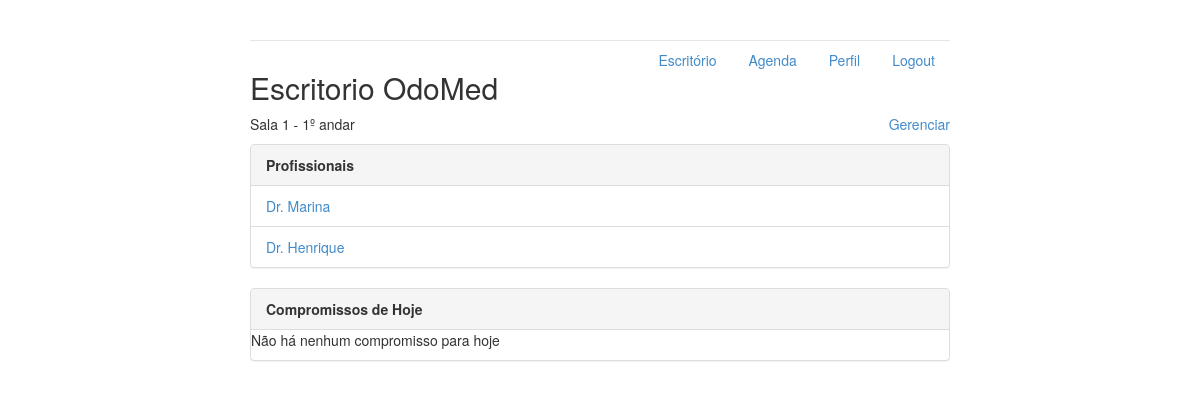
Screenshot of / (signed in) with the database file from the repository.
### agenda/models.py (models this page shows, shortened)
class Escritorio(models.Model):
    nome_escritorio = models.CharField(max_length=120)
    servico = models.CharField(max_length=120)
    def __init__(self, *args, **kwargs):
        super().__init__(*args, **kwargs)
    def __str__(self):
        return self.nome_escritorio

class Sala(models.Model):
    numero = models.CharField(max_length=3)
    andar = models.CharField(max_length=2)
    escritorio = models.ForeignKey(Escritorio, on_delete=models.CASCADE, related_name='salas', null=True)
    def __init__(self, *args, **kwargs):
        super().__init__(*args, **kwargs)

class Profissional(models.Model):
    nome = models.CharField(max_length=120)
    telefone = models.CharField(max_length=10)
    profissao = models.CharField(max_length=120)
    escritorio = models.ForeignKey(Escritorio, on_delete=models.CASCADE, related_name="profissionais", null=True)
    gerente = models.BooleanField(default=False)
    STATUS = (
        ('A', 'Ausente'),
        ('D', 'Disponível'),
        ('O', 'Ocupado'),
    )
    status = models.CharField(max_length=1, choices=STATUS, default='A')
    usuario = models.OneToOneField(User, related_name="profissional", on_delete=models.CASCADE)
    def __init__(self, *args, **kwargs):
        super().__init__(*args, **kwargs)

### agenda/views.py (the view)
# urls.py: url(r'^$', views.index, name='index'),
@login_required
def index(request):
    perfil = perfilLogado(request)
    print(perfil.escritorio)
    if perfil.escritorio == None:
        return redirect('novoProfissional')
    escritorio = perfil.escritorio
    profissionais = Profissional.objects.filter(escritorio=escritorio)
    salas = Sala.objects.filter(escritorio=escritorio)
    compromissos = ItemAgenda.objects.filter(escritorio=escritorio, data=date.today()).order_by('horario')
    return render(request,'index.html', {'escritorio':escritorio, 'profissionais':profissionais, 'salas':salas,
                                         'compromissos':compromissos, 'perfilLogado':perfil})

### agenda/views.py (called while the page is built)
@login_required
def perfilLogado(request):
    return request.user.profissional

### agenda/templates/index.html
{% extends 'base.html' %}
{% block body %}
    <h2>Escritorio {{ escritorio.nome_escritorio }}</h2>
    {% if perfilLogado.gerente %}
        <a href="{% url 'gerenciar' %}"><span class="pull-right">Gerenciar</span></a>
    {% endif %}
    {% for sala in salas %}
        <p>Sala {{ sala.numero }} - {{ sala.andar }}º andar</p>
    {% endfor %}
    <div class="panel panel-default">
        <div class="panel-heading">
            <strong>Profissionais</strong>
        </div>
        {% if profissionais %}
            <ul class="list-group">
            {% for profissional in profissionais %}
                <li class="list-group-item">
                    <a href="{% url 'perfil' profissional.id %}">{{ profissional.nome }}</a>
                </li>
            {% endfor %}
            </ul>
        {% else %}
            <p>Não há nenhum profissional</p>
        {% endif %}
    </div>
    <div class="panel panel-default">
        <div class="panel-heading">
            <strong>Compromissos de Hoje</strong>
        </div>
        {% if compromissos %}
            <ul class="list-group">
            {% for compromisso in compromissos %}
                <li class="list-group-item">
                    <a href="{% url 'compromisso' compromisso.id %}">{{ compromisso }}</a>
                    <p class="pull-right">{{ compromisso.horario }}</p>
                </li>
            {% endfor %}
            </ul>
        {% else %}
            <p>Não há nenhum compromisso para hoje</p>
        {% endif %}
    </div>
{% endblock %}

### agenda/static/styles/main.css (style rules this page uses)
body { padding-top: 20px; padding-bottom: 20px; }

### rows the page displays
Escritorio: nome_escritorio "OdoMed"
Sala: numero "1", andar "1"
Profissional: nome "Dr. Marina"
Profissional: nome "Dr. Henrique"
